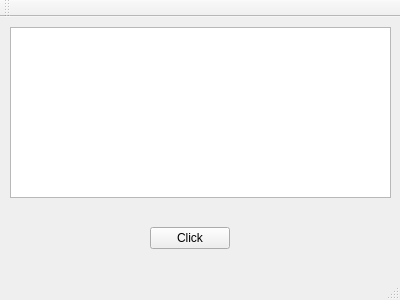
<?xml version="1.0" encoding="UTF-8"?>
<ui version="4.0">
 <class>MainWindow</class>
 <widget class="QMainWindow" name="MainWindow">
  <property name="geometry">
   <rect>
    <x>0</x>
    <y>0</y>
    <width>400</width>
    <height>300</height>
   </rect>
  </property>
  <property name="windowTitle">
   <string>MainWindow</string>
  </property>
  <widget class="QWidget" name="centralWidget">
   <widget class="QPushButton" name="pushButton">
    <property name="geometry">
     <rect>
      <x>150</x>
      <y>210</y>
      <width>80</width>
      <height>22</height>
     </rect>
    </property>
    <property name="text">
     <string>Click</string>
    </property>
   </widget>
   <widget class="QTextBrowser" name="textBrowser">
    <property name="geometry">
     <rect>
      <x>10</x>
      <y>10</y>
      <width>381</width>
      <height>171</height>
     </rect>
    </property>
   </widget>
  </widget>
  <widget class="QMenuBar" name="menuBar">
   <property name="geometry">
    <rect>
     <x>0</x>
     <y>0</y>
     <width>400</width>
     <height>19</height>
    </rect>
   </property>
  </widget>
  <widget class="QToolBar" name="mainToolBar">
   <attribute name="toolBarArea">
    <enum>TopToolBarArea</enum>
   </attribute>
   <attribute name="toolBarBreak">
    <bool>false</bool>
   </attribute>
  </widget>
  <widget class="QStatusBar" name="statusBar"/>
 </widget>
 <layoutdefault spacing="6" margin="11"/>
 <resources/>
 <connections/>
</ui>
